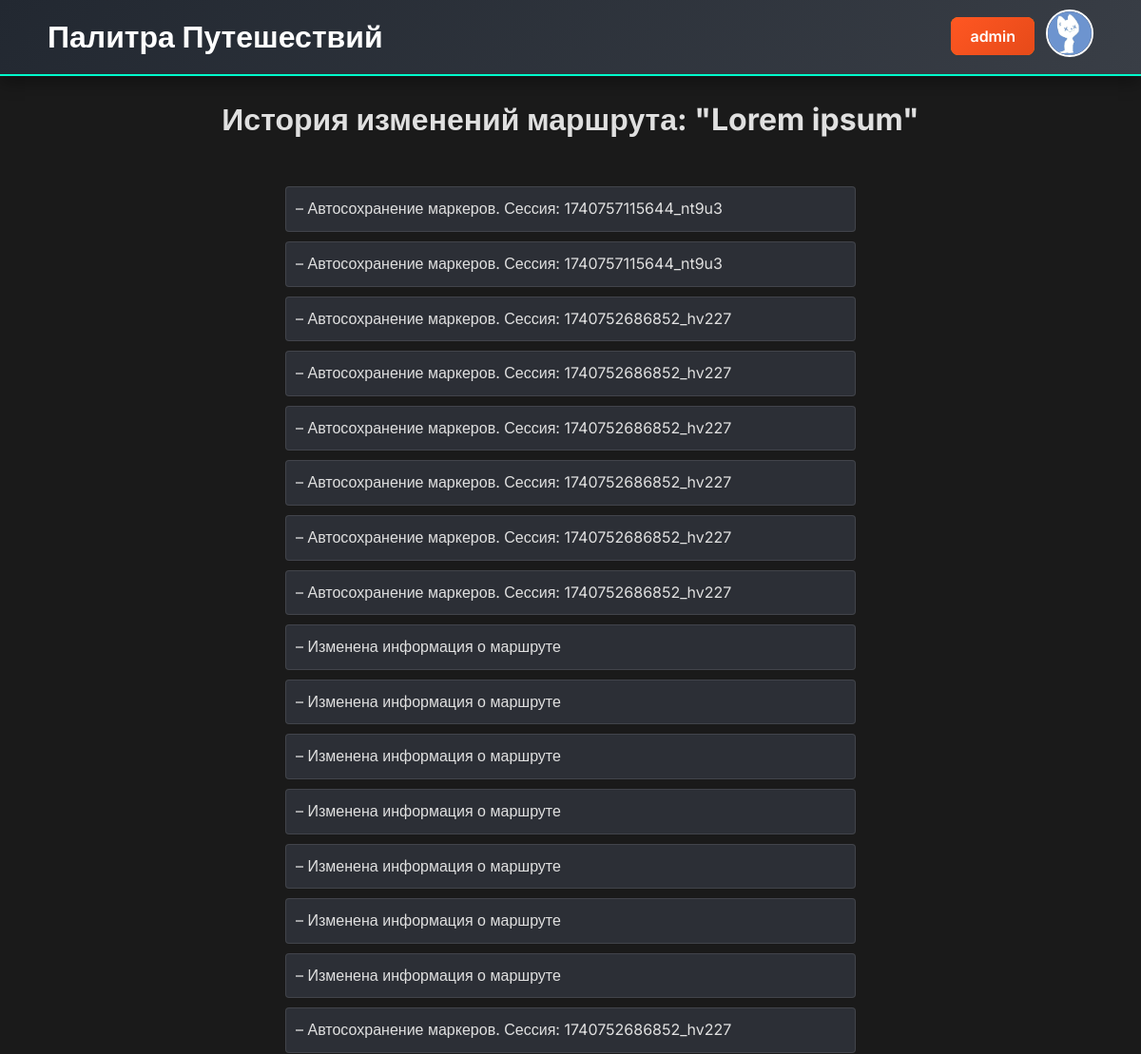
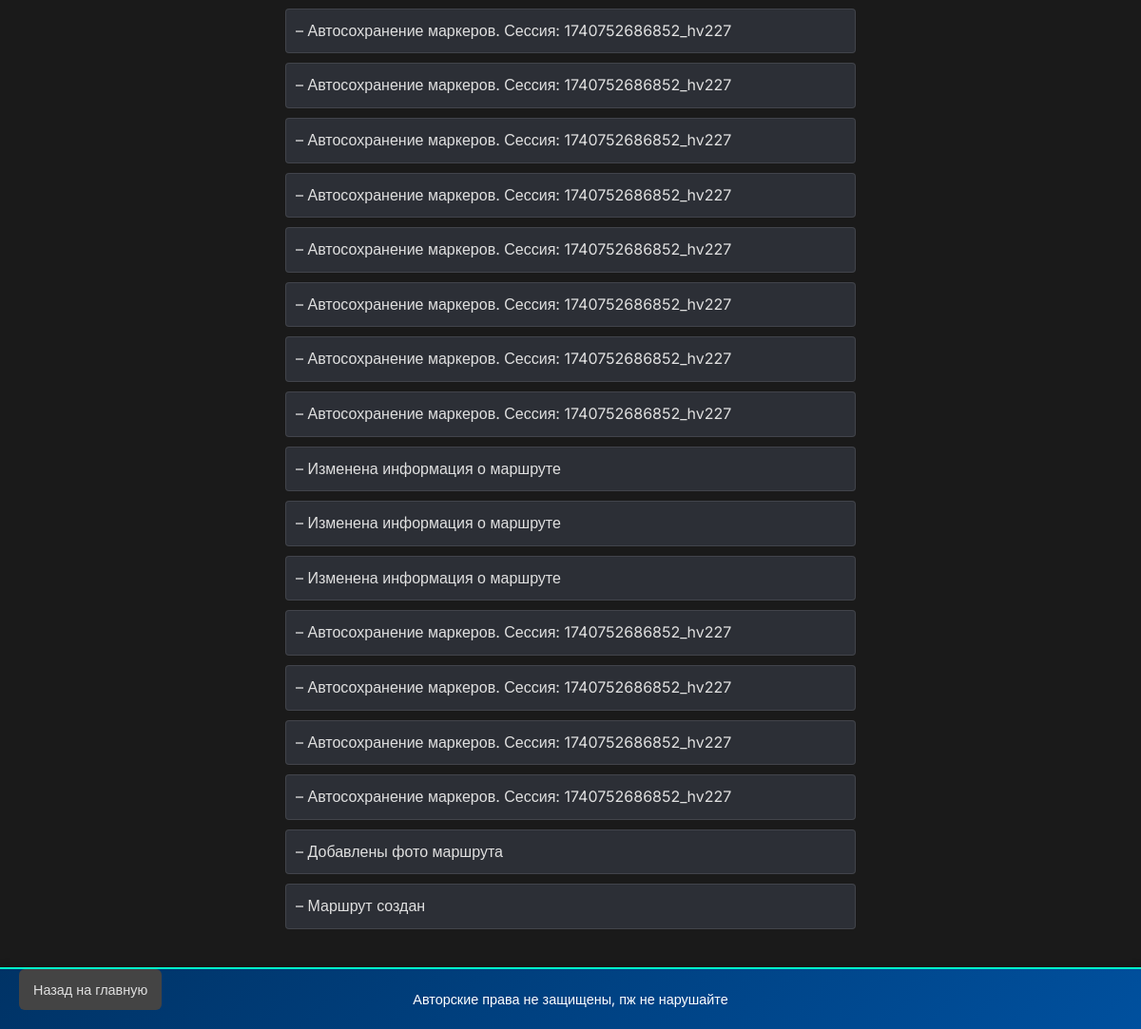
Page /route/2/history (signed in) on the committed database (2 pictures, top to bottom).
### app.py (models this page shows, shortened)
class User(db.Model, UserMixin):
    id = db.Column(db.Integer, primary_key=True)
    username = db.Column(db.String(50), unique=True, nullable=False)
    password = db.Column(db.String(200), nullable=False)
    avatar_url = db.Column(db.String(300))
    is_moderator = db.Column(db.Boolean, default=False)
    is_admin = db.Column(db.Boolean, default=False)

class Route(db.Model):
    __tablename__ = 'route'
    id = db.Column(db.Integer, primary_key=True)
    title = db.Column(db.String(100), nullable=False)
    description = db.Column(db.Text)
    is_private = db.Column(db.Boolean, default=False)
    moderated = db.Column(db.Boolean, default=False)
    user_id = db.Column(db.Integer, db.ForeignKey('user.id'))
    photos = db.relationship('Photo', backref='route', lazy=True)
    comments = db.relationship('Comment', backref='route', lazy=True)
    changes = db.relationship('ChangeHistory', backref='route', lazy=True)
    landmarks = db.relationship('Landmark', backref='route', lazy=True)
    points = db.Column(db.Text, nullable=True)
    allMarkers = db.Column(db.Text, nullable=True)
    ratings = db.relationship('Rating', backref='route', lazy='dynamic')

class ChangeHistory(db.Model):
    id = db.Column(db.Integer, primary_key=True)
    change_desc = db.Column(db.Text)
    route_id = db.Column(db.Integer, db.ForeignKey('route.id'))
    session = db.Column(db.String(100), nullable=True)

### app.py (the view)
@app.route('/route/<int:route_id>/history')
@login_required
def route_history(route_id):
    route = Route.query.get_or_404(route_id)
    if route.user_id != current_user.id and not current_user.is_admin:
        flash("У вас нет доступа к просмотру истории этого маршрута")
        return redirect(url_for('index'))
    histories = sorted(route.changes, key=lambda h: h.id, reverse=True)
    return render_template('history.html', route=route, histories=histories)

### app.py (called while the page is built)
@login_manager.user_loader
def load_user(user_id):
    return User.query.get(int(user_id))

### templates/history.html (shortened to what this page needs)
<!DOCTYPE html>
<html lang="ru">
<head>
  <link rel="stylesheet" href="{{ url_for('static', filename='css/styles.css') }}">
</head>
<body>
  <header>
    <div class="header-container">
      <div class="site-title">
        <h1>Палитра Путешествий</h1>
      </div>
      <div class="user-actions">
        {% if current_user.is_authenticated %}
          <div class="user-info">
            <div class="user-details">
              <a class="profile-link" href="{{ url_for('user_profile', user_id=current_user.id) }}">
                {{ current_user.username }}
              </a>
            </div>
            <div class="avatar">
              {% if current_user.avatar_url %}
                <img src="{{ current_user.avatar_url }}" alt="Аватар">
              {% else %}
                <img src="{{ url_for('static', filename='images/default-avatar.png') }}" alt="Аватар">
              {% endif %}
            </div>
          </div>
        {% else %}
          <a class="login-btn" href="{{ url_for('login') }}">Войти</a>
        {% endif %}
      </div>
    </div>
  </header>
  <main>
    {% if histories %}
      <h1>История изменений маршрута: "{{ route.title }}"</h1>
      <br>
      <ul class="history-list">
        {% for history in histories %}
          <li>– {{ history.change_desc }}</li>
        {% endfor %}
      </ul>
    {% else %}
      <p>История изменений отсутствует.</p>
    {% endif %}
    <a class="back btn" href="{{ url_for('index') }}">Назад на главную</a>
  </main>
  <footer>
    <p>Авторские права не защищены, пж не нарушайте</p>
  </footer>
</body>
</html>

### static/css/styles.css (style rules this page uses)
* { margin: 0; padding: 0; box-sizing: border-box; }
html { height: 100%; }
body { height: 100%; display: flex; flex-direction: column; font-family: 'Inter', sans-serif; background: #1a1a1a; color: #e0e0e0; line-height: 1.6; }
header { background: linear-gradient(135deg, #222831, #393e46); color: #fff; padding: 10px 0; box-shadow: 0 8px 16px rgba(0, 0, 0, 0.3); border-bottom: 2px solid #00ffcc; }
.user-info { display: flex; justify-content: flex-start; align-items: center; gap: 12px; }
.header-container { display: flex; justify-content: space-between; align-items: center; max-width: 1100px; margin: 0 auto; }
.site-title { display: flex; justify-content: flex-start; align-items: center; gap: 12px; }
.create-route-btn, .profile-link, .login-btn, .admin-btn { background: linear-gradient(135deg, #ff5722, #e64a19); color: #fff; padding: 10px 20px; border-radius: 8px; text-decoration: none; font-weight: 600; transition: background 0.3s, transform 0.3s, box-shadow 0.3s; }
footer p { color: #ffffff; font-size: 0.9em; }
.profile-link, .login-btn { background-color: #ff8c00; color: #fff; padding: 10px 20px; border-radius: 8px; text-decoration: none; font-weight: 600; transition: background-color 0.2s, transform 0.2s, box-shadow 0.2s; }
.avatar img { width: 50px; height: 50px; border-radius: 50%; object-fit: cover; border: 2px solid #fff; transition: transform 0.2s; }
main { max-width: 1200px; margin: 20px auto; padding: 0 15px; flex: 1; }
.btn { display: inline-block; background-color: #228b22; color: #fff; border: none; padding: 8px 12px; border-radius: 8px; margin: 5px; cursor: pointer; font-size: 0.9em; transition: background-color 0.2s, transform 0.2s, box-shadow 0.2s; }
footer { background: linear-gradient(135deg, #003366, #00509e); color: #fff; text-align: center; padding: 20px; margin-top: auto; box-shadow: 0 -4px 6px rgba(0, 0, 0, 0.1); border-top: 2px solid #00ffcc; }
.back.btn { position: fixed; bottom: 15px; left: 15px; background: #444; color: #e0e0e0; padding: 10px 15px; border-radius: 6px; font-size: 0.9em; text-decoration: none; z-index: 1000; transition: background 0.2s, transform 0.2s; }
.history-list { margin: 20px auto; max-width: 600px; padding: 0; list-style: none; }
.history-list li { background: #2c2f36; padding: 10px; margin-bottom: 10px; border-radius: 4px; border: 1px solid rgba(255, 255, 255, 0.1); color: #e0e0e0; }
a { text-decoration: none; color: inherit; }

### rows in the picture
User: username "admin"
Route: title "Lorem ipsum"
ChangeHistory: change_desc "Автосохранение маркеров. Сессия: 1740757115644_nt9u3"
ChangeHistory: change_desc "Автосохранение маркеров. Сессия: 1740757115644_nt9u3"
ChangeHistory: change_desc "Автосохранение маркеров. Сессия: 1740752686852_hv227"
ChangeHistory: change_desc "Автосохранение маркеров. Сессия: 1740752686852_hv227"
ChangeHistory: change_desc "Автосохранение маркеров. Сессия: 1740752686852_hv227"
ChangeHistory: change_desc "Автосохранение маркеров. Сессия: 1740752686852_hv227"
ChangeHistory: change_desc "Автосохранение маркеров. Сессия: 1740752686852_hv227"
ChangeHistory: change_desc "Автосохранение маркеров. Сессия: 1740752686852_hv227"
ChangeHistory: change_desc "Изменена информация о маршруте"
ChangeHistory: change_desc "Изменена информация о маршруте"
ChangeHistory: change_desc "Изменена информация о маршруте"
ChangeHistory: change_desc "Изменена информация о маршруте"
ChangeHistory: change_desc "Изменена информация о маршруте"
ChangeHistory: change_desc "Изменена информация о маршруте"
ChangeHistory: change_desc "Изменена информация о маршруте"
ChangeHistory: change_desc "Автосохранение маркеров. Сессия: 1740752686852_hv227"
ChangeHistory: change_desc "Автосохранение маркеров. Сессия: 1740752686852_hv227"
ChangeHistory: change_desc "Автосохранение маркеров. Сессия: 1740752686852_hv227"
ChangeHistory: change_desc "Автосохранение маркеров. Сессия: 1740752686852_hv227"
ChangeHistory: change_desc "Автосохранение маркеров. Сессия: 1740752686852_hv227"
ChangeHistory: change_desc "Автосохранение маркеров. Сессия: 1740752686852_hv227"
ChangeHistory: change_desc "Автосохранение маркеров. Сессия: 1740752686852_hv227"
ChangeHistory: change_desc "Автосохранение маркеров. Сессия: 1740752686852_hv227"
ChangeHistory: change_desc "Автосохранение маркеров. Сессия: 1740752686852_hv227"
ChangeHistory: change_desc "Изменена информация о маршруте"
ChangeHistory: change_desc "Изменена информация о маршруте"
ChangeHistory: change_desc "Изменена информация о маршруте"
ChangeHistory: change_desc "Автосохранение маркеров. Сессия: 1740752686852_hv227"
ChangeHistory: change_desc "Автосохранение маркеров. Сессия: 1740752686852_hv227"
ChangeHistory: change_desc "Автосохранение маркеров. Сессия: 1740752686852_hv227"
ChangeHistory: change_desc "Автосохранение маркеров. Сессия: 1740752686852_hv227"
ChangeHistory: change_desc "Добавлены фото маршрута"
ChangeHistory: change_desc "Маршрут создан"
